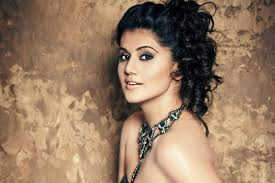
#> input picture Image Detaection/Images/actress1.jpg, 275 x 183 px, found by its file name
$ python FaceEyeDetect.py
#> lines starting #> are read from the running program, lines starting #| are printed output that depends on the picture; after the words box and inside, x2 and y2 are one past the last pixel; in counts of white or black regions, pixels touching at a corner belong together
# -*- coding: utf-8 -*-
"""
Created on Sat Jun 16 09:21:10 2018

@author: hp
"""

import numpy as np
import cv2

face_cascade = cv2.CascadeClassifier('C:\\Users\\hp\\Downloads\\mAI-imageFaceEyeDetect\\Data\\haarcascade_frontalface_default.xml')
eye_cascade = cv2.CascadeClassifier('C:\\Users\\hp\\Downloads\\mAI-imageFaceEyeDetect\\Data\\haarcascade_eye.xml')

img = cv2.imread('C:\\Users\\hp\\Downloads\\mAI-imageFaceEyeDetect\\Images\\actress1.jpg')
#> img is the input picture: shape (183, 275, 3); mean B, G, R 98.5, 123.1, 150.6
gray = cv2.cvtColor(img, cv2.COLOR_BGR2GRAY)
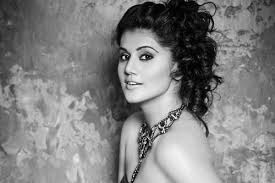
#> gray: shape (183, 275); min 0, max 245, mean 128.5
#Now we find the faces in the image. If faces are found, it returns the positions of detected faces as Rect(x,y,w,h). Once we get these locations, we can create a ROI for the face and apply eye detection on this ROI (since eyes are always on the face !!! ).


faces = face_cascade.detectMultiScale(gray, 1.3, 5)
#> faces = [[103, 31, 66, 66]]
for (x,y,w,h) in faces:
    img = cv2.rectangle(img,(x,y),(x+w,y+h),(255,0,0),2)
    roi_gray = gray[y:y+h, x:x+w]
    roi_color = img[y:y+h, x:x+w]
    eyes = eye_cascade.detectMultiScale(roi_gray)
    for (ex,ey,ew,eh) in eyes:
        cv2.rectangle(roi_color,(ex,ey),(ex+ew,ey+eh),(0,255,0),2)
#> this loop made 1 pass
#> (x, y, w, h, eyes) on pass 1: (103, 31, 66, 66, [[31, 13, 24, 24]])
#> pass 1, `img = cv2.rectangle(img,(x,y),(x+w,y+h),(255,0,0),2)`:
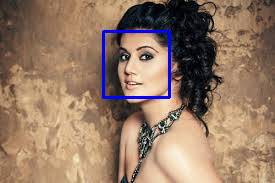
#> img: shape (183, 275, 3); 1.57% of pixels changed, all inside (x1, y1, x2, y2) = (102, 30, 171, 99)
#> pass 1, `roi_gray = gray[y:y+h, x:x+w]`:
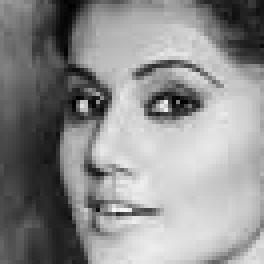
#> roi_gray: shape (66, 66) (shown 4 times larger); min 0, max 245, mean 141.7
#> pass 1, `roi_color = img[y:y+h, x:x+w]`:
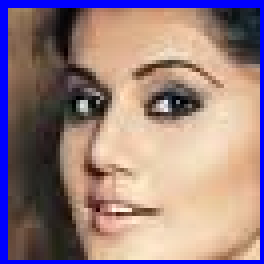
#> roi_color: shape (66, 66, 3) (shown 4 times larger); mean B, G, R 129.4, 126.7, 151.9
#> after the loop:
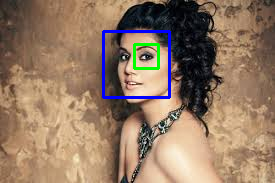
#> img: shape (183, 275, 3); 0.56% of pixels changed, all inside (x1, y1, x2, y2) = (133, 43, 160, 70)
#> after the loop:
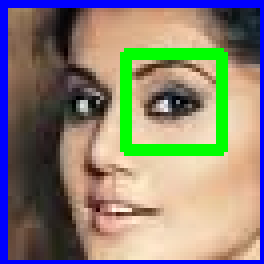
#> roi_color: shape (66, 66, 3) (shown 4 times larger); 6.52% of pixels changed, all inside (x1, y1, x2, y2) = (30, 12, 57, 39)

cv2.imshow('img',img)
cv2.waitKey(0)
cv2.destroyAllWindows()

$ run again, with Image Detaection/Images/actress.jpg copied over Image Detaection/Images/actress1.jpg
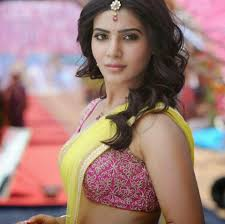
#> input picture Image Detaection/Images/actress.jpg, 225 x 224 px, found by its file name
#> img is the input picture: shape (224, 225, 3); mean B, G, R 119.4, 125.3, 158.5
#> `gray = cv2.cvtColor(img, cv2.COLOR_BGR2GRAY)`:
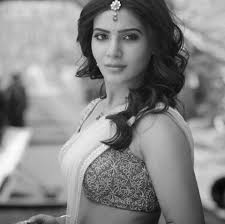
#> gray: shape (224, 225); min 3, max 254, mean 134.6
#> faces = [[81, 11, 70, 70]]
#> the loop `for (x,y,w,h) in faces:` made 1 pass
#> (x, y, w, h, eyes) on pass 1: (81, 11, 70, 70, [[10, 14, 22, 22], [40, 15, 22, 22]])
#> after the loop `for (x,y,w,h) in faces:`:
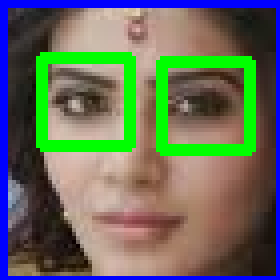
#> roi_color: shape (70, 70, 3) (shown 4 times larger); mean B, G, R 93, 108.6, 101.8

$ run again, with Image Detaection/Images/bhubali.jpg copied over Image Detaection/Images/actress1.jpg
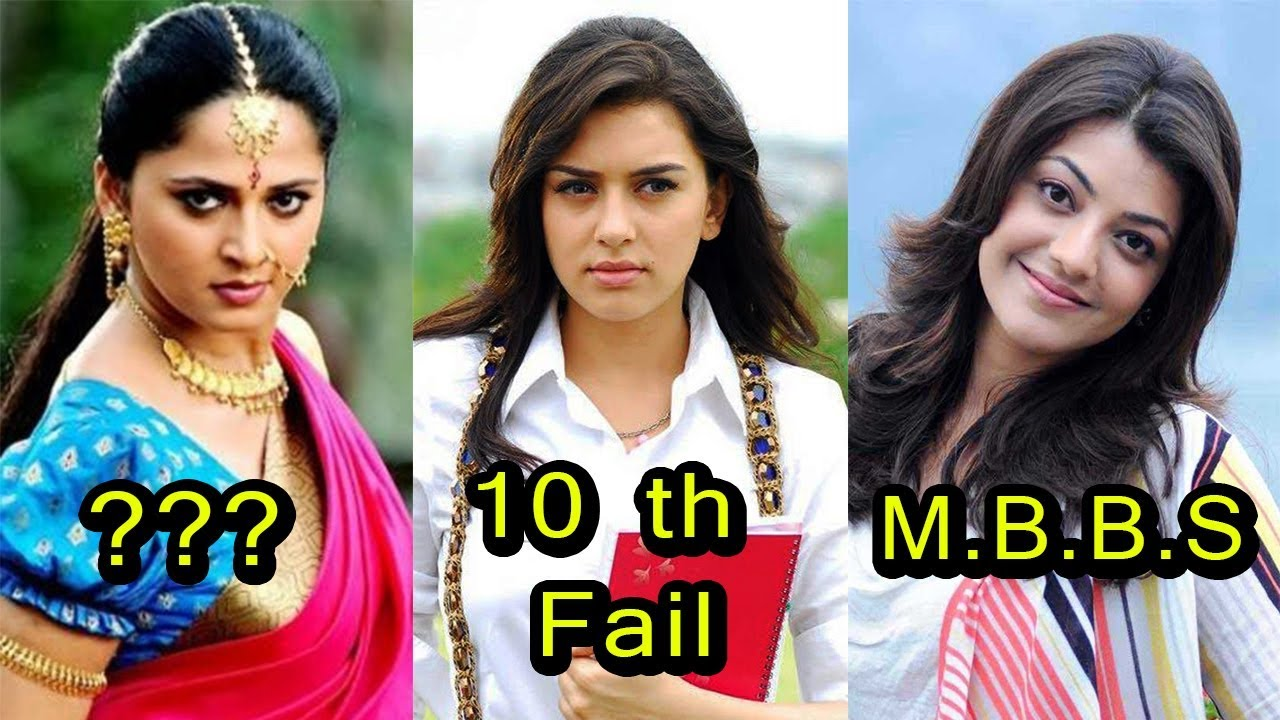
#> input picture Image Detaection/Images/bhubali.jpg, 1280 x 720 px, found by its file name
#> img is the input picture: shape (720, 1280, 3); mean B, G, R 121.8, 125.8, 138.4
#> `gray = cv2.cvtColor(img, cv2.COLOR_BGR2GRAY)`:
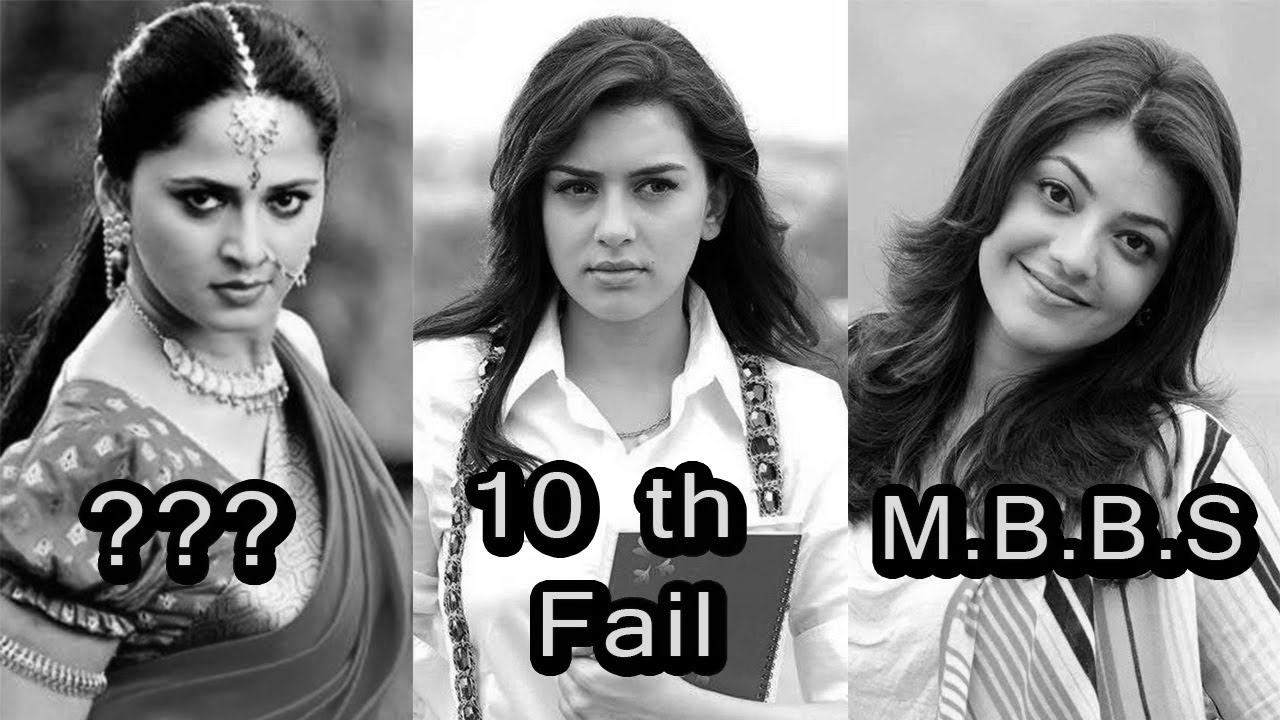
#> gray: shape (720, 1280); min 0, max 255, mean 129.1
#> faces = [[514, 107, 211, 211], [133, 117, 226, 226]]
#> the loop `for (x,y,w,h) in faces:` made 2 passes
#> (x, y, w, h, eyes) on passes 1 to 2: (514, 107, 211, 211, [[110, 56, 49, 49], [35, 54, 53, 53]]), (133, 117, 226, 226, [[126, 58, 51, 51], [42, 53, 58, 58], [75, 145, 54, 54]])
#> after the loop `for (x,y,w,h) in faces:`:
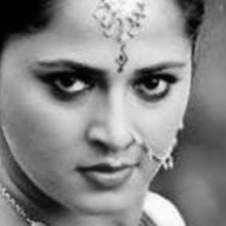
#> roi_gray: shape (226, 226); min 0, max 254, mean 135.1
